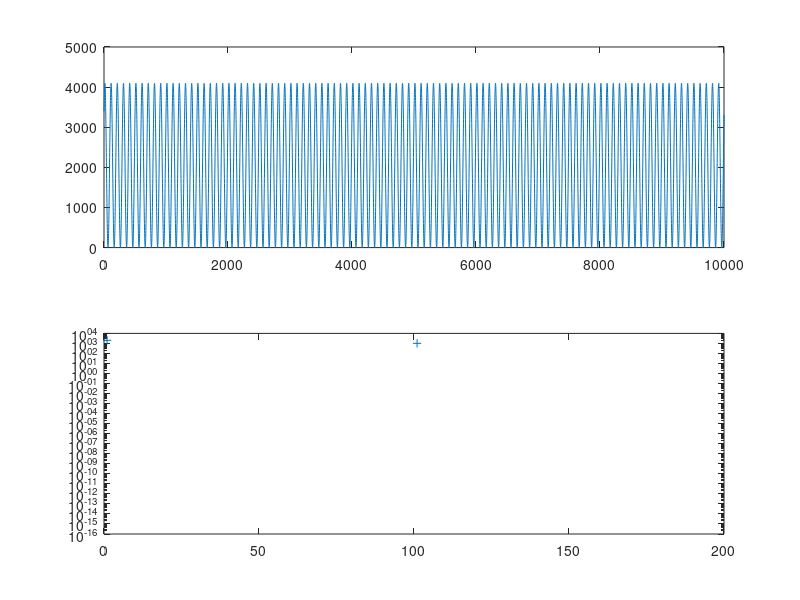

Here is the MATLAB script that generated this plot:
%%
% This script creates a file.h containing the stream of data for the DAC
% and the corresponding varaibles to call in the real .ino file.
% 
% It works both for Octave and Matlab
% in the .ino file add "#include "filename.h""
%%

%% Parameters to set
filename = 'Waveforms_Gen.h';		% name of the header file to create
baseFreq = 1;     	% base frequeny of the arbitrary waveform
L = 1e4;            % length of the multisine (1e4 and 1e5 take 2% and 20% of available memory on T3.6)
nbit = 12;			% resolution of the DAC
nperiods = [100];  	% in the waveform, it is a vector with [1,4] you have two signals with 1 and 4 periods inside

stepTime = ((baseFreq*L)^-1)*1e6;     % in us interrupt delay time (Delay)
maxDig = 2^nbit-1;    % resolution
f = baseFreq*nperiods;  % in Hz

%% Checks
% step time
if stepTime <= 2
	% I could not get good results with too fast output
    error('stepTime is shorter than 2 us')
else
    fprintf('stepTime is %.3f us\n', stepTime )
end

% Calculate frequencies
if max(nperiods) >= L/2 % aliasing
    error('nperiods is too high\n')
else
    for i = 1:length(f)
        fprintf('Frequency\t%d:\t%5.3f Hz\n', i, f(i))
    end
end

% Cutoff frequency
fprintf('Cutoff filter frequency: ~%d Hz\n', round(stepTime^-1*1e6))

% Length of the multisine (500'000 points take almost all the memory)
fprintf('Data length: %d\n', L)

% Filename
fprintf('Filename:\n\t%s\n',filename)

%% Make waveform
Multisine = zeros(1,L);   % arbitrary units
for i = 1:length(nperiods)
	% multisine with random phase
    Multisine = Multisine + sin(2*pi*nperiods(i)*(0:L-1)/L + pi*rand(1));
end
% Convert to integer decimals with the right resolution
Dec = round(maxDig*( Multisine /(2*max(Multisine))+0.5));

%% Plot results
figure(1)
clf
subplot(2,1,1)
plot(Dec)
subplot(2,1,2)
semilogy(abs(fft(Dec))/L,'+-')
xlim([0,2*max(nperiods)])

%% Convert to hexadecimal
Hex = dec2hex(Dec);

%% Make file
fprintf('Writing file\n')
% open file
id = fopen(filename, 'w');

% first lines
firstLines = { ...
    '#ifndef _Waveforms_h_', ...    % do not repeat the #define, common use
    '#define _Waveforms_h_', ...    % common use
    sprintf('#define Delay %f // in us', stepTime) ...  % macros Delay (interrupt delay)
    sprintf('#define maxSamplesNum %d // length', L) ...% macros maxSamplesNum (length of the waveform)
    'static short waveformsTable[maxSamplesNum] = {' ...% varaible waveformsTable (waveform declaration)
    };

% last lines
lastLines = {'};', '#endif'};   

% write file
% first lines
fprintf(id, '%s\n',firstLines{:});

% data
fprintf(id, '\t0x%s,\t', Hex(1,:));
for i = 2:L-1
    fprintf(id, '0x%s,\t', Hex(i,:));
    if mod(i,15) == 0   % new line
        fprintf(id,'\n\t');
    end
end
fprintf(id, '0x%s\t', Hex(end,:));
% last lines
fprintf(id, '%s\n',lastLines{:});

% close file
fclose(id);

%% done
fprintf('\nDone\n')
